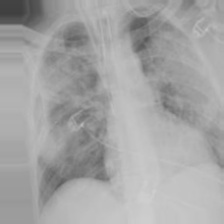
#> input picture CNN_Augmented_Data/Covid-19/aug_COVID-19 (448).jpg, 224 x 224 px, found by its file name; its folder holds only this picture in this run
$ jupyter execute --allow-errors augumentation_cnn.ipynb
#> lines starting #> are read from the running program, lines starting #| are printed output that depends on the picture
#> in create_cnn_dataset_no_pil, img is the input picture: shape (224, 224, 3); min 64, max 207, mean 164.5
[cell 1]
import os
import shutil
import cv2
import numpy as np
import random
from tqdm import tqdm

def manual_augment(img):
    """Applies your specific CNN parameters using only OpenCV/NumPy."""
    h, w = img.shape[:2]
#> h = 224; w = 224

    # 1. Rotation (15 degrees)
    angle = random.uniform(-15, 15)
    M = cv2.getRotationMatrix2D((w/2, h/2), angle, 1)
    img = cv2.warpAffine(img, M, (w, h), borderMode=cv2.BORDER_REPLICATE)
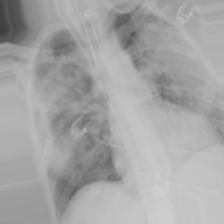
#> img: shape (224, 224, 3); min 64, max 207, mean 165.2

    # 2. Width/Height Shift (10%)
    tx = random.uniform(-0.1, 0.1) * w
#> tx = 11.56
    ty = random.uniform(-0.1, 0.1) * h
#> ty = -3.56
    T = np.float32([[1, 0, tx], [0, 1, ty]])
#> T = [[1, 0, 11.56], [0, 1, -3.56]]
    img = cv2.warpAffine(img, T, (w, h), borderMode=cv2.BORDER_REPLICATE)
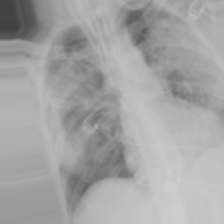
#> img: shape (224, 224, 3); min 64, max 206, mean 164.1

    # 3. Zoom (15%)
    zoom = random.uniform(0.85, 1.15)
    new_h, new_w = int(h * zoom), int(w * zoom)
#> new_h = 207; new_w = 207
    img_zoomed = cv2.resize(img, (new_w, new_h))
    if zoom > 1: # Crop
        start_h = (new_h - h) // 2
        start_w = (new_w - w) // 2
        img = img_zoomed[start_h:start_h+h, start_w:start_w+w]
    else: # Pad
        pad_h = (h - new_h) // 2
#> pad_h = 8
        pad_w = (w - new_w) // 2
#> pad_w = 8
        img = cv2.copyMakeBorder(img_zoomed, pad_h, h-new_h-pad_h, pad_w, w-new_w-pad_w, cv2.BORDER_REPLICATE)
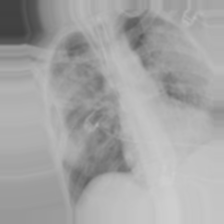
#> img: shape (224, 224, 3); min 64, max 206, mean 164.1

    # 4. Brightness (0.8 to 1.2)
    brightness = random.uniform(0.8, 1.2)
    img = cv2.convertScaleAbs(img, alpha=brightness, beta=0)

    # 5. Horizontal Flip
    if random.choice([True, False]):
        img = cv2.flip(img, 1)

    return img

def create_cnn_dataset_no_pil(source_root, target_root):
    classes = ['Covid-19', 'Normal', 'Pneumonia-Bacterial', 'Pneumonia-Viral']

    for cls in classes:
        source_dir = os.path.join(source_root, cls)
        target_dir = os.path.join(target_root, cls)
        os.makedirs(target_dir, exist_ok=True)

        images = [f for f in os.listdir(source_dir) if f.lower().endswith(('.png', '.jpg', '.jpeg'))]
        print(f"\n🚀 Processing {cls}...")

        for img_name in tqdm(images):
            img_path = os.path.join(source_dir, img_name)
            img = cv2.imread(img_path)
            if img is None: continue

            # Standardize size for CNN (DenseNet/ViT input)
            img = cv2.resize(img, (224, 224))

            # Save Original
            cv2.imwrite(os.path.join(target_dir, f"orig_{img_name}"), img)

            # Create exactly one unique Augmented version
            aug_img = manual_augment(img)
            cv2.imwrite(os.path.join(target_dir, f"aug_{img_name}"), aug_img)

    print(f"\n✨ Done! Balanced dataset (approx. 5,392 per class) ready in: {target_root}")

# --- PATHS ---
SOURCE = "/Users/kpvarma/PycharmProjects/CNN_ViT_Hybrid_Vit_Research_Pneumonia_4_Classification/Equal_sample"
DESTINATION = "/Users/kpvarma/PycharmProjects/CNN_ViT_Hybrid_Vit_Research_Pneumonia_4_Classification/CNN_Augmented_Data"

#> (the rest of this cell did not finish here and is left out)
